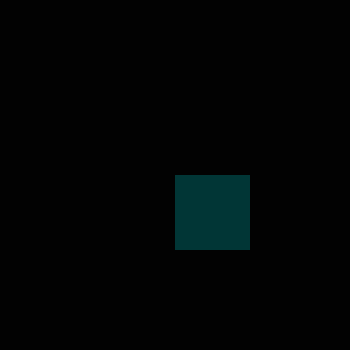
Frame 1 (no input)
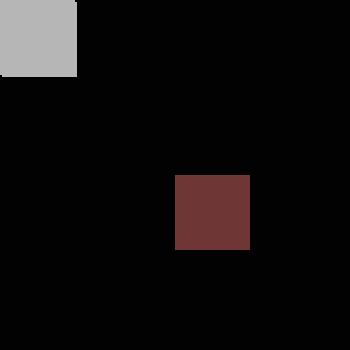
Frame 60 (the mouse pressed at the canvas centre just before this capture)
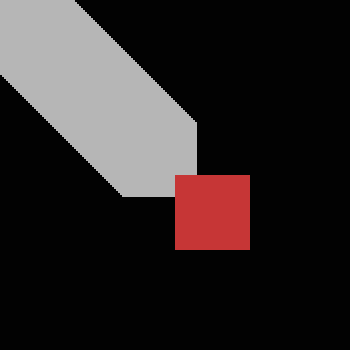
Frame 120 (the mouse held since frame 60 and released just before this capture)

The Processing sketch that drew these frames (run headless with seeded random() and noise(); from frame 60 on, the mouse is pressed at the canvas centre):

// Processing sketch: processing_18963
// ── processing_18963.pde

void setup(){
  size(350,350);
  background(RGB);
  colorMode(RGB,width);
  smooth();
  frameRate(20);
}
int x=0;
int y=0;
void draw() {
  if(x<100){
background(HSB,width);
fill(65,65,65);
noStroke();
rect(width/2,height/2,75,75);
x++;
}
if(x<150){
  noStroke();
  fill(x,75,75);
  rect(width/2,height/2,75,75);
x++;
}
if(x>=150){
  noStroke();
fill(250,250,250);
rect(x-150,x-150,75,75);
x++;
}
if(x>=300){
  noStroke();
fill(203,203,203);
rect(x,0,75,75);
x++;
}
  noStroke();
  fill(x,75,75);
  rect(width/2,height/2,75,75);
x++;
if(x>=315){
  noStroke();
fill(52,23,252);
rect(x,0,75,75);
x++;
}
if(x >= 400){
    noLoop();
}
}
